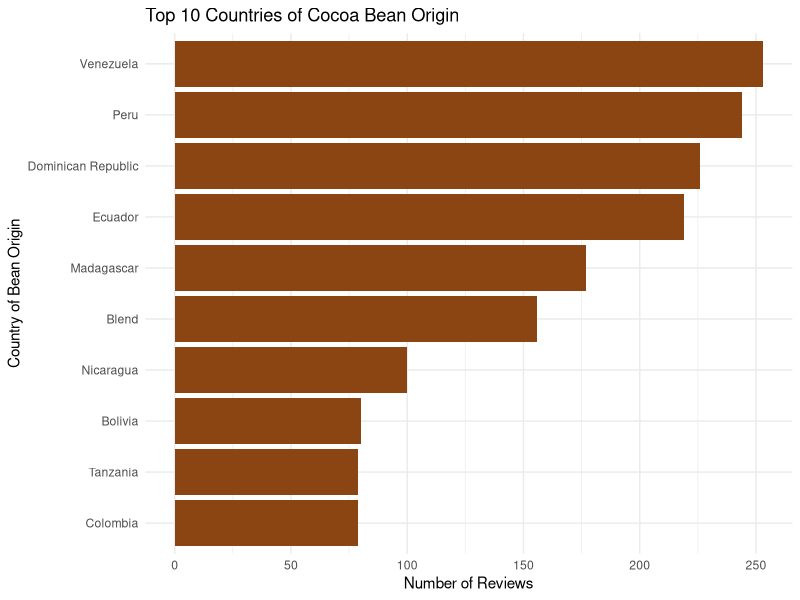

Recreate this plot in R.
## ---- chunk 1
library(tidyverse)

chocolate <- read_csv("chocolate.csv")

top_bean_countries <- chocolate |>
  filter(!is.na(country_of_bean_origin)) |>
  count(country_of_bean_origin, sort = TRUE) |>
  head(10)

top_bean_countries
## ---- chunk 2
#| fig-alt: "A horizontal bar chart ranking the top 10 countries of cocoa bean origin. The bars represent the number of reviews, with the most popular countries of origin at the top, showing which regions appear most frequently in the dataset."

ggplot(top_bean_countries, aes(x = reorder(country_of_bean_origin, n), y = n)) +
  geom_col(fill = "chocolate4") +
  coord_flip() +
  labs(
    title = "Top 10 Countries of Cocoa Bean Origin",
    x = "Country of Bean Origin",
    y = "Number of Reviews"
  ) +
  theme_minimal()
